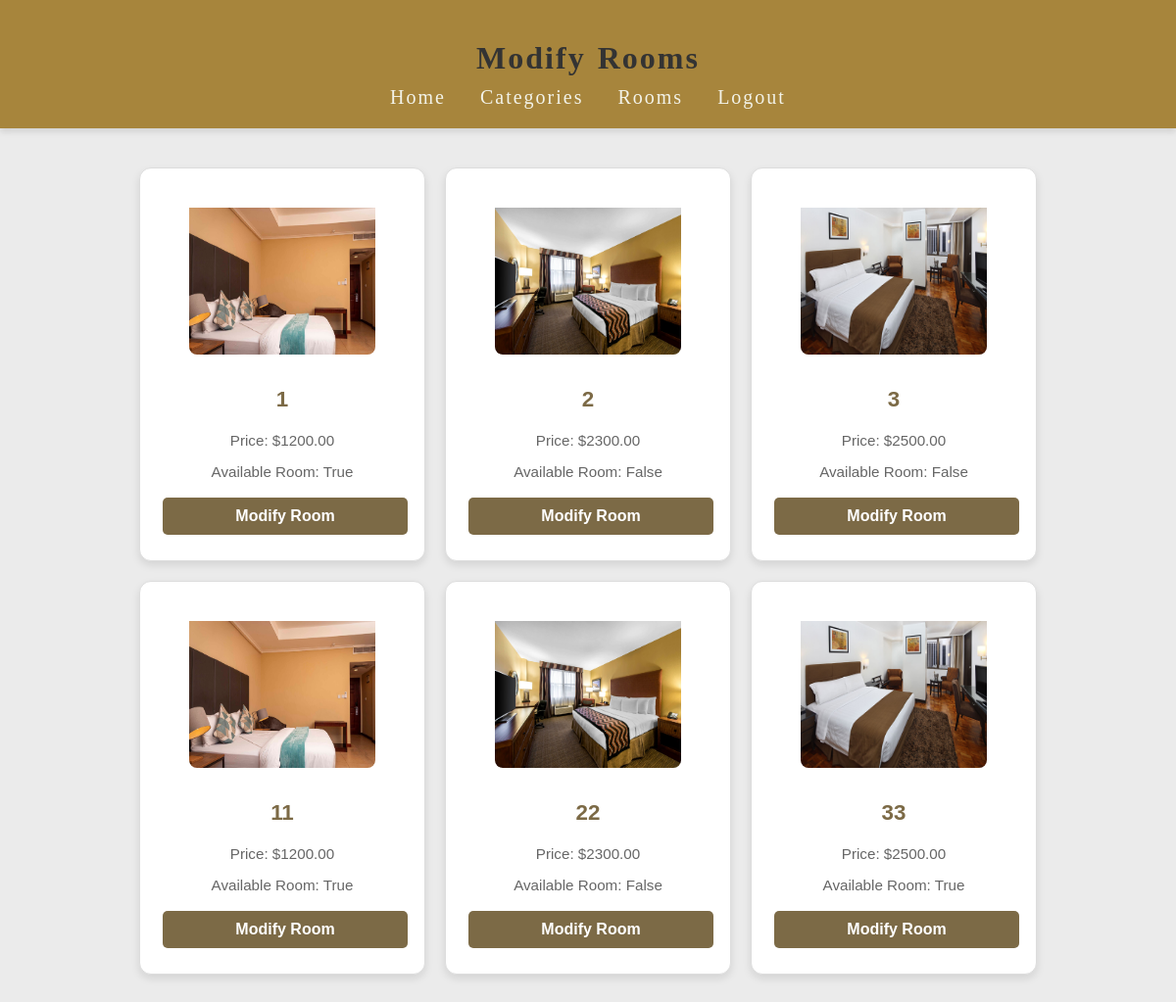
/dashboard/room/modify/ (signed in), run on an earlier commit of the app's database.
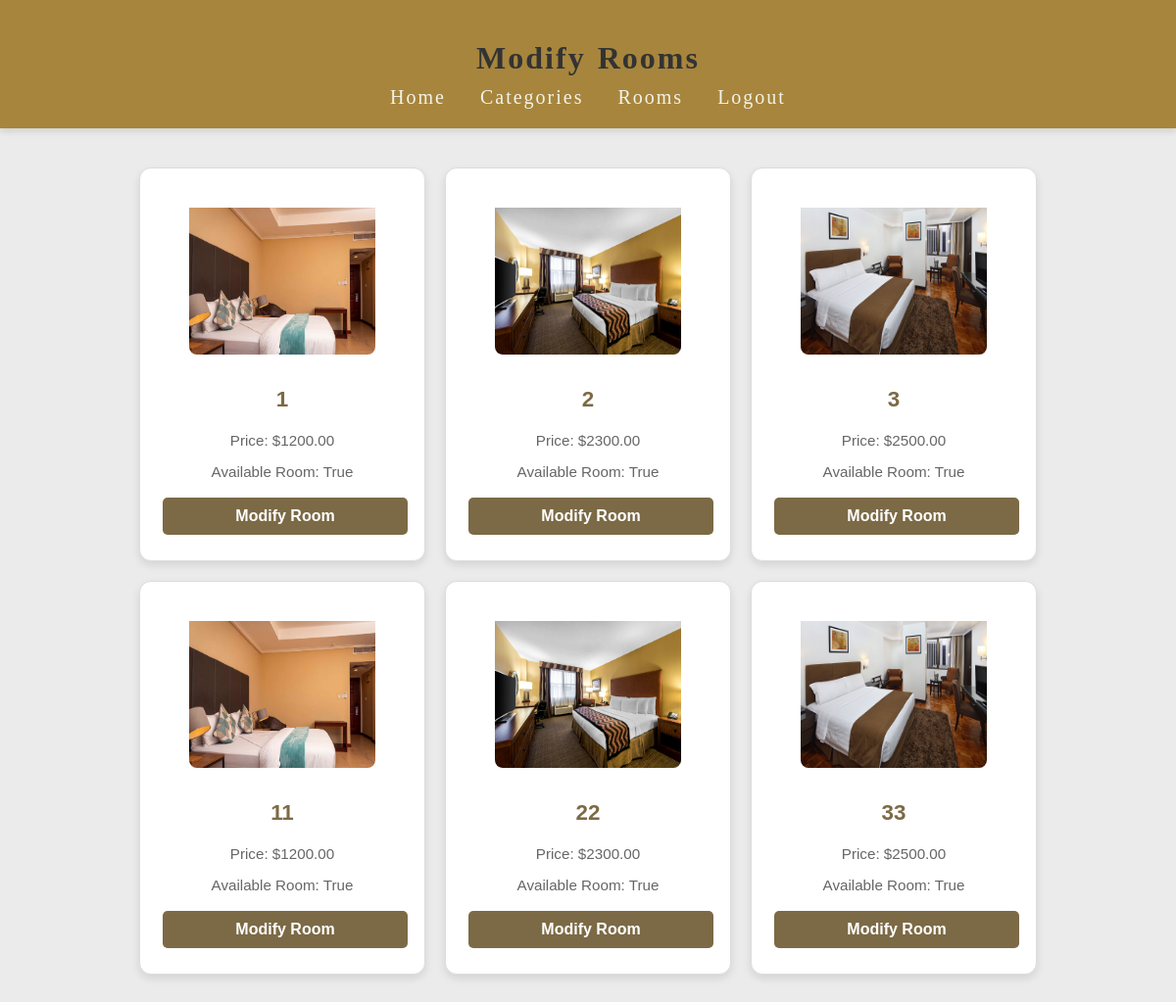
And on a later commit of the database.
### dashboard/models.py (models this page shows, shortened)
class Room(models.Model):
    room_category = models.ForeignKey(RoomCategory, on_delete=models.CASCADE)
    room_id = models.CharField(max_length=10)
    is_available = models.BooleanField(default=True)

class RoomCategory(models.Model):
    category_id = models.CharField(max_length=30)
    room_photo = models.ImageField(default='fallback.png', blank=True)
    room_desc = models.TextField(max_length=200, blank=True)
    room_price = models.DecimalField(max_digits=10, decimal_places=2)

### dashboard/views.py (the view)
# urls.py: path('room/modify/', views.modify_room_landing, name='modify_room_landing'),
@login_required
def modify_room_landing(request):
    rooms = Room.objects.all()
    return render(request, 'dashboard/modify_room_landing.html', {'rooms': rooms})

### dashboard/templates/dashboard/modify_room_landing.html (shortened to what this page needs)
{% load static %}
<!DOCTYPE html>
<html lang="en">
<head>
    <link rel="stylesheet" href="{% static 'css/css.css' %}">
</head>
<body>
    <header>
        <h1>Modify Rooms</h1>
        <ul>
            <li><a href="{% url 'dashboard:admin_landing' %}">Home</a></li>
            <li><a href="{% url 'dashboard:add_or_modify_category' %}">Categories</a></li>
            <li><a href="{% url 'dashboard:add_or_modify_room' %}">Rooms</a></li>
            <li><a href="{% url 'dashboard:admin_logout' %}">Logout</a></li>
        </ul>
    </header>
    <div class="container">
        {% for room in rooms %}
        <div class="card-container">
            {% if room.room_category.room_photo %}
            <img src="{{ room.room_category.room_photo.url }}" alt="Room Photo" class="room-photo">
        {% else %}
            <img src="{% static 'dashboard/images/default-room.jpg' %}" alt="Default Room Photo" class="room-photo">
        {% endif %}
            <h2>{{ room.room_id }}</h2>
            <p>Price: ${{ room.room_category.room_price }}</p>
            <p>Available Room: {{ room.is_available }}</p>
            <a href="{% url 'dashboard:room_detail' room.id %}">
                <button>Modify Room</button>
            </a>
        </div>
        {% endfor %}
    </div>
</body>
</html>

What changed in the data, as far as the page shows it:
changed Room (number 2 of 6 on the later page): is_available "False" → "True"
changed Room (number 3 of 6 on the later page): is_available "False" → "True"
changed Room (number 5 of 6 on the later page): is_available "False" → "True"
